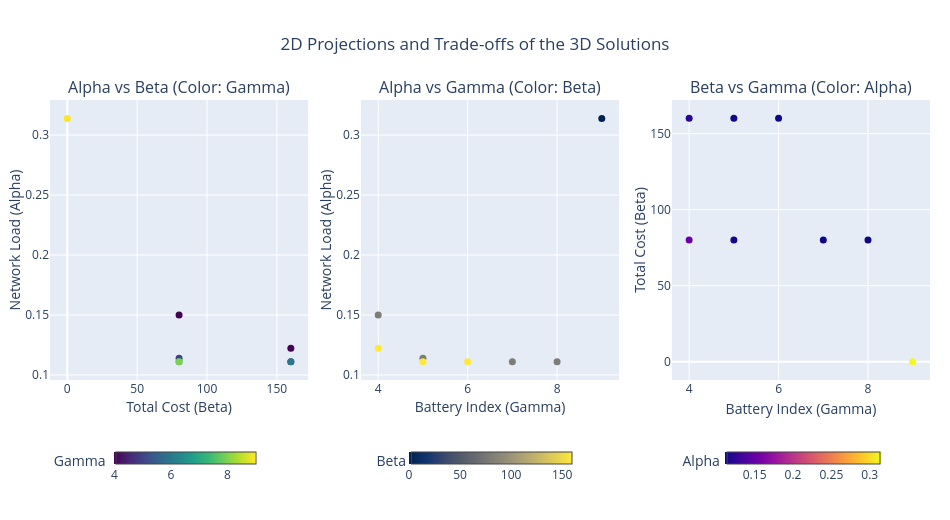

Notebook code cell kept with this figure:
### Markdown cell above
### <font color=green><b>Use the following code to plot the figures</b></font>

### Code cell
import plotly.graph_objects as go
from plotly.subplots import make_subplots
import pandas as pd

# 1. Prepare the solutions dataframe (assuming solutions exists)
df_solutions = pd.DataFrame(solutions, columns=['Network Load (Alpha)', 'Total Cost (Beta)', 'Battery Consumption (Gamma)'])


# 2. Initialize a subplot layout with 1 row and 3 columns
fig_pairs = make_subplots(
    rows=1, cols=3,
    subplot_titles=(
        "Alpha vs Beta (Color: Gamma)", 
        "Alpha vs Gamma (Color: Beta)", 
        "Beta vs Gamma (Color: Alpha)"
    ),
    horizontal_spacing=0.06 # Clean gap between plots
)


# --- PLOT 1: Alpha vs Beta (Beta on X, Alpha on Y) ---
fig_pairs.add_trace(
    go.Scatter(
        x=df_solutions['Total Cost (Beta)'],
        y=df_solutions['Network Load (Alpha)'],
        mode='markers',
        marker=dict(
            size=7,
            color=df_solutions['Battery Consumption (Gamma)'],
            colorscale='Viridis',
            showscale=True,
            colorbar=dict(
                title="Gamma", 
                orientation='h',     
                x=0.12,
                y=-0.22,
                yanchor='top',
                thickness=12, 
                len=0.25
            )
        ),
        hovertemplate="Beta (X): %{x}<br>Alpha (Y): %{y}<br>Gamma: %{marker.color}<extra></extra>"
    ),
    row=1, col=1
)

# --- PLOT 2: Alpha vs Gamma (Gamma on X, Alpha on Y) ---
fig_pairs.add_trace(
    go.Scatter(
        x=df_solutions['Battery Consumption (Gamma)'],
        y=df_solutions['Network Load (Alpha)'],
        mode='markers',
        marker=dict(
            size=7,
            color=df_solutions['Total Cost (Beta)'],
            colorscale='Cividis',
            showscale=True,
            colorbar=dict(
                title="Beta", 
                orientation='h',
                x=0.48, 
                y=-0.22,
                yanchor='top',
                thickness=12, 
                len=0.25
            )
        ),
        hovertemplate="Gamma (X): %{x}<br>Alpha (Y): %{y}<br>Beta: %{marker.color}<extra></extra>"
    ),
    row=1, col=2
)

# --- PLOT 3: Beta vs Gamma (Gamma on X, Beta on Y) ---
fig_pairs.add_trace(
    go.Scatter(
        x=df_solutions['Battery Consumption (Gamma)'],
        y=df_solutions['Total Cost (Beta)'],
        mode='markers',
        marker=dict(
            size=7,
            color=df_solutions['Network Load (Alpha)'],
            colorscale='Plasma',
            showscale=True,
            colorbar=dict(
                title="Alpha", 
                orientation='h',    
                x=0.83,              
                y=-0.22,             
                yanchor='top',
                thickness=12, 
                len=0.25
            )
        ),
        hovertemplate="Gamma (X): %{x}<br>Beta (Y): %{y}<br>Alpha: %{marker.color}<extra></extra>"
    ),
    row=1, col=3
)


# 3. Apply uniform styling and geometry
fig_pairs.update_layout(
    title_text="2D Projections and Trade-offs of the 3D Solutions",
    title_x=0.5, 
    showlegend=False, 
    margin=dict(l=50, r=20, t=100, b=140), 
    width=950, 
    height=520                             
)

# 4. Correct and align all axis titles
fig_pairs.update_xaxes(title_text="Total Cost (Beta)", title_standoff=1, row=1, col=1)
fig_pairs.update_yaxes(title_text="Network Load (Alpha)", title_standoff=1, row=1, col=1)

fig_pairs.update_xaxes(title_text="Battery Index (Gamma)", title_standoff=1, row=1, col=2)
fig_pairs.update_yaxes(title_text="Network Load (Alpha)", title_standoff=1, row=1, col=2)

fig_pairs.update_xaxes(title_text="Battery Index (Gamma)", title_standoff=8, row=1, col=3)
fig_pairs.update_yaxes(title_text="Total Cost (Beta)",title_standoff=1,  row=1, col=3)

fig_pairs.show()

### Figure 1 — Plotly figure (JSON) as saved in the notebook; plotly's stock layout.template omitted (floating-point values rounded to 4 significant figures)
{"data": [{"hovertemplate": "Beta (X): %{x}<br>Alpha (Y): %{y}<br>Gamma: %{marker.color}<extra></extra>", "marker": {"color": [4.0, 9.0, 4.0, 5.0, 7.0, 8.0, 5.0, 6.0], "colorbar": {"len": 0.25, "orientation": "h", "thickness": 12, "title": {"text": "Gamma"}, "x": 0.12, "y": -0.22, "yanchor": "top"}, "colorscale": [[0, "#440154"], [0.1111, "#482878"], [0.2222, "#3e4989"], [0.3333, "#31688e"], [0.4444, "#26828e"], [0.5556, "#1f9e89"], [0.6667, "#35b779"], [0.7778, "#6ece58"], [0.8889, "#b5de2b"], [1, "#fde725"]], "showscale": true, "size": 7}, "mode": "markers", "type": "scatter", "x": [80.0, 0.0, 160.0, 80.0, 80.0, 80.0, 160.0, 160.0], "xaxis": "x", "y": [0.15, 0.3139, 0.1222, 0.1139, 0.1111, 0.1111, 0.1111, 0.1111], "yaxis": "y"}, {"hovertemplate": "Gamma (X): %{x}<br>Alpha (Y): %{y}<br>Beta: %{marker.color}<extra></extra>", "marker": {"color": [80.0, 0.0, 160.0, 80.0, 80.0, 80.0, 160.0, 160.0], "colorbar": {"len": 0.25, "orientation": "h", "thickness": 12, "title": {"text": "Beta"}, "x": 0.48, "y": -0.22, "yanchor": "top"}, "colorscale": [[0, "#00224e"], [0.1111, "#123570"], [0.2222, "#3b496c"], [0.3333, "#575d6d"], [0.4444, "#707173"], [0.5556, "#8a8678"], [0.6667, "#a59c74"], [0.7778, "#c3b369"], [0.8889, "#e1cc55"], [1, "#fee838"]], "showscale": true, "size": 7}, "mode": "markers", "type": "scatter", "x": [4.0, 9.0, 4.0, 5.0, 7.0, 8.0, 5.0, 6.0], "xaxis": "x2", "y": [0.15, 0.3139, 0.1222, 0.1139, 0.1111, 0.1111, 0.1111, 0.1111], "yaxis": "y2"}, {"hovertemplate": "Gamma (X): %{x}<br>Beta (Y): %{y}<br>Alpha: %{marker.color}<extra></extra>", "marker": {"color": [0.15, 0.3139, 0.1222, 0.1139, 0.1111, 0.1111, 0.1111, 0.1111], "colorbar": {"len": 0.25, "orientation": "h", "thickness": 12, "title": {"text": "Alpha"}, "x": 0.83, "y": -0.22, "yanchor": "top"}, "colorscale": [[0, "#0d0887"], [0.1111, "#46039f"], [0.2222, "#7201a8"], [0.3333, "#9c179e"], [0.4444, "#bd3786"], [0.5556, "#d8576b"], [0.6667, "#ed7953"], [0.7778, "#fb9f3a"], [0.8889, "#fdca26"], [1, "#f0f921"]], "showscale": true, "size": 7}, "mode": "markers", "type": "scatter", "x": [4.0, 9.0, 4.0, 5.0, 7.0, 8.0, 5.0, 6.0], "xaxis": "x3", "y": [80.0, 0.0, 160.0, 80.0, 80.0, 80.0, 160.0, 160.0], "yaxis": "y3"}], "layout": {"annotations": [{"font": {"size": 16}, "showarrow": false, "text": "Alpha vs Beta (Color: Gamma)", "x": 0.1467, "xanchor": "center", "xref": "paper", "y": 1, "yanchor": "bottom", "yref": "paper"}, {"font": {"size": 16}, "showarrow": false, "text": "Alpha vs Gamma (Color: Beta)", "x": 0.5, "xanchor": "center", "xref": "paper", "y": 1, "yanchor": "bottom", "yref": "paper"}, {"font": {"size": 16}, "showarrow": false, "text": "Beta vs Gamma (Color: Alpha)", "x": 0.8533, "xanchor": "center", "xref": "paper", "y": 1, "yanchor": "bottom", "yref": "paper"}], "height": 520, "margin": {"b": 140, "l": 50, "r": 20, "t": 100}, "showlegend": false, "title": {"text": "2D Projections and Trade-offs of the 3D Solutions", "x": 0.5}, "width": 950, "xaxis": {"anchor": "y", "autorange": true, "domain": [0, 0.2933], "range": [-12.37, 172.4], "title": {"standoff": 1, "text": "Total Cost (Beta)"}, "type": "linear"}, "xaxis2": {"anchor": "y2", "autorange": true, "domain": [0.3533, 0.6467], "range": [3.614, 9.386], "title": {"standoff": 1, "text": "Battery Index (Gamma)"}, "type": "linear"}, "xaxis3": {"anchor": "y3", "autorange": true, "domain": [0.7067, 1], "range": [3.614, 9.386], "title": {"standoff": 8, "text": "Battery Index (Gamma)"}, "type": "linear"}, "yaxis": {"anchor": "x", "autorange": true, "domain": [0, 1], "range": [0.09578, 0.3292], "title": {"standoff": 1, "text": "Network Load (Alpha)"}, "type": "linear"}, "yaxis2": {"anchor": "x2", "autorange": true, "domain": [0, 1], "range": [0.09578, 0.3292], "title": {"standoff": 1, "text": "Network Load (Alpha)"}, "type": "linear"}, "yaxis3": {"anchor": "x3", "autorange": true, "domain": [0, 1], "range": [-12.09, 172.1], "title": {"standoff": 1, "text": "Total Cost (Beta)"}, "type": "linear"}}}
